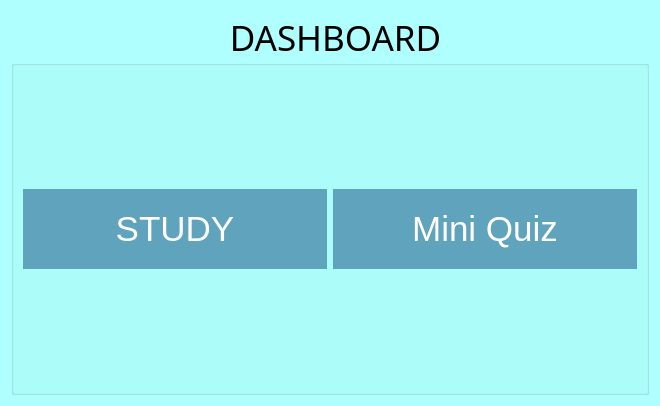
<?xml version="1.0" encoding="UTF-8"?>
<ui version="4.0">
 <class>DashboardPage</class>
 <widget class="QDialog" name="DashboardPage">
  <property name="geometry">
   <rect>
    <x>0</x>
    <y>0</y>
    <width>660</width>
    <height>406</height>
   </rect>
  </property>
  <property name="windowTitle">
   <string>Dialog</string>
  </property>
  <property name="styleSheet">
   <string notr="true">background-color: rgb(174, 255, 253)</string>
  </property>
  <layout class="QVBoxLayout" name="verticalLayout">
   <item>
    <widget class="QGroupBox" name="groupBox">
     <property name="font">
      <font>
       <family>Rockwell</family>
       <pointsize>26</pointsize>
      </font>
     </property>
     <property name="styleSheet">
      <string notr="true">background-color: rgb(174, 255, 253)</string>
     </property>
     <property name="title">
      <string>DASHBOARD</string>
     </property>
     <property name="alignment">
      <set>Qt::AlignCenter</set>
     </property>
     <layout class="QGridLayout" name="gridLayout">
      <item row="0" column="0">
       <widget class="QPushButton" name="proceedToMainWindow">
        <property name="font">
         <font>
          <pointsize>26</pointsize>
          <underline>false</underline>
          <strikeout>false</strikeout>
         </font>
        </property>
        <property name="styleSheet">
         <string notr="true">color: #fff !important;
text-transform: uppercase;
text-decoration: none;
background: #60a3bc;
padding: 20px;
border-radius: 50px;
border: none;</string>
        </property>
        <property name="text">
         <string>STUDY</string>
        </property>
       </widget>
      </item>
      <item row="0" column="1">
       <widget class="QPushButton" name="proceedToQuiz">
        <property name="font">
         <font>
          <pointsize>26</pointsize>
          <underline>false</underline>
          <strikeout>false</strikeout>
         </font>
        </property>
        <property name="styleSheet">
         <string notr="true">color: #fff !important;
text-transform: uppercase;
text-decoration: none;
background: #60a3bc;
padding: 20px;
border-radius: 50px;
border: none;</string>
        </property>
        <property name="text">
         <string>Mini Quiz</string>
        </property>
       </widget>
      </item>
     </layout>
    </widget>
   </item>
  </layout>
 </widget>
 <resources/>
 <connections/>
</ui>
